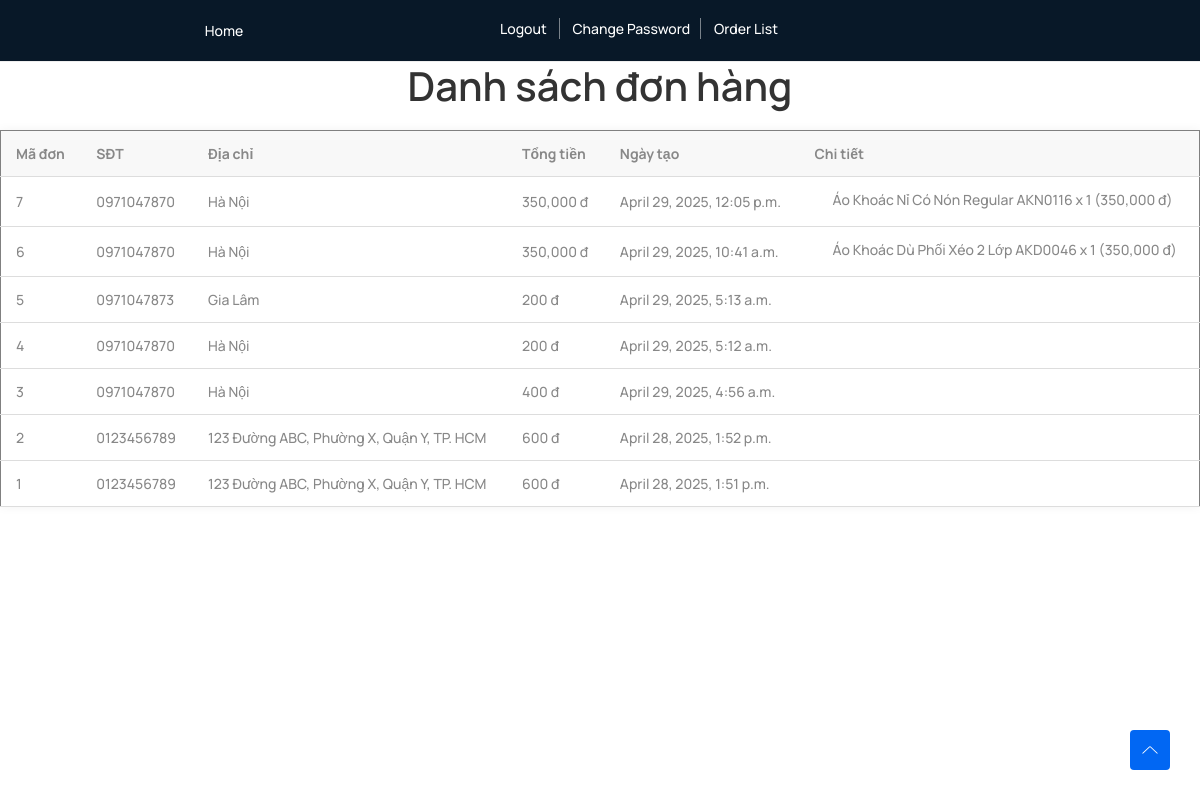
Page /orders/ (signed in) on the committed database.
### order/models.py (models this page shows, shortened)
class Order(models.Model):
    user = models.ForeignKey(User, on_delete=models.CASCADE)
    phone = models.CharField(max_length=10, null=False)
    address = models.CharField(max_length=100, null=False)
    total_price = models.DecimalField(max_digits=10, decimal_places=2, default=0)
    create_at = models.DateTimeField(auto_now_add=True)
    class Meta:
        db_table = 'order'

class OrderDetail(models.Model):
    order = models.ForeignKey(Order, related_name='details', on_delete=models.CASCADE)
    product = models.ForeignKey(Product, on_delete=models.CASCADE)
    quantity = models.IntegerField()
    price = models.DecimalField(max_digits=10, decimal_places=2)
    class Meta:
        db_table = 'order_detail'

### product/models.py (models this page shows, shortened)
class Product(models.Model):
    title = models.CharField(max_length=150)
    slug = models.SlugField(unique=True, blank=True)
    size = models.CharField(max_length=50)
    color = models.CharField(max_length=50)
    image = models.ImageField(upload_to='products/', null=True, blank=True)
    description = models.TextField()
    price = models.DecimalField(max_digits=10, decimal_places=2)
    stock = models.IntegerField(validators=[MinValueValidator(1)])
    category = models.ForeignKey(Category, on_delete=models.CASCADE)
    class Meta:
        db_table = 'product'

### views/views.py (the view)
# urls.py: path('orders/', order_list_view, name='order-list'),
@login_required
def order_list_view(request):
    if request.user.is_staff:
        orders = Order.objects.all().order_by('-create_at')
    else:
        orders = Order.objects.filter(user=request.user).order_by('-create_at')
    return render(request, 'order_list.html', {'orders': orders})

### views/templates/order_list.html (shortened to what this page needs)
{% load static %}
{% load humanize %}
<!DOCTYPE html>
<html class="no-js" lang="zxx">
<head>
    <link rel="stylesheet" href="{% static 'assets/css/bootstrap.min.css' %}" />
    <link rel="stylesheet" href="{% static 'assets/css/LineIcons.3.0.css' %}" />
    <link rel="stylesheet" href="{% static 'assets/css/tiny-slider.css' %}" />
    <link rel="stylesheet" href="{% static 'assets/css/glightbox.min.css' %}" />
    <link rel="stylesheet" href="{% static 'assets/css/main.css' %}" />
    <link rel="stylesheet" href="{% static 'assets/css/style.css' %}" />
    <link rel="stylesheet" href="{% static 'assets/css/login.css' %}" />
    <link rel="stylesheet" href="{% static 'assets/css/order.css' %}" />
</head>
<body>
    <header class="header navbar-area">
        <div class="topbar">
            <div class="container">
                <div class="row align-items-center">
                    <div class="col-lg-4 col-md-4 col-12">
                        <div class="top-middle">
                            <ul class="useful-links">
                                <li><a href="{% url 'index' %}">Home</a></li>
                            </ul>
                        </div>
                    </div>
                    <div class="col-lg-4 col-md-4 col-12">
                        <div class="top-end">
                            <ul class="user-login">
                                {% if user.is_authenticated %}
                                    <li>
                                        <a href="{% url 'logout' %}">Logout</a>
                                    </li>
                                    <li>
                                        <a href="{% url 'changepassword' %}">Change Password</a>
                                    </li>
                                    <li>
                                        <a href="{% url 'order-list' %}">Order List</a>
                                    </li>
                                {% endif %}
                            </ul>
                        </div>
                    </div>
                </div>
            </div>
        </div>
    </header>
    {% block content %}
    <h2>Danh sách đơn hàng</h2>
    <table border="1" cellpadding="10">
        <thead>
            <tr>
                <th>Mã đơn</th>
                <th>SĐT</th>
                <th>Địa chỉ</th>
                <th>Tổng tiền</th>
                <th>Ngày tạo</th>
                <th>Chi tiết</th>
            </tr>
        </thead>
        <tbody>
            {% for order in orders %}
            <tr>
                <td>{{ order.id }}</td>
                <td>{{ order.phone }}</td>
                <td>{{ order.address }}</td>
                <td>{{ order.total_price|floatformat:0|intcomma }} đ</td>
                <td>{{ order.create_at }}</td>
                <td>
                    <ul>
                        {% for item in order.details.all %}
                        <li>{{ item.product.title }} x {{ item.quantity }} ({{ item.price|floatformat:0|intcomma }} đ)</li>
                        {% endfor %}
                    </ul>
                </td>
            </tr>
            {% empty %}
            <tr><td colspan="6">Không có đơn hàng nào.</td></tr>
            {% endfor %}
        </tbody>
    </table>
    {% endblock %}
    <a href="#" class="scroll-top">
        <i class="lni lni-chevron-up"></i>
    </a>
</body>
</html>

### views/static/assets/css/order.css (style rules this page uses)
h2 { text-align: center; margin-bottom: 20px; color: #333; }
table { width: 100%; border-collapse: collapse; margin: 0 auto; background-color: #fff; box-shadow: 0 0 10px rgba(0,0,0,0.05); }
thead { background-color: #f8f8f8; }
th, td { padding: 12px 15px; text-align: left; border-bottom: 1px solid #ddd; }
ul { margin: 0; padding-left: 18px; }
li { margin-bottom: 4px; font-size: 14px; }

### rows in the picture
Order: id "7", phone "0971047870", address "Hà Nội", total_price "350,000", create_at "April 29, 2025, 12:05 p.m."
OrderDetail: product "Áo Khoác Nỉ Có Nón Regular AKN0116", quantity "1", price "350,000"
Order: id "6", phone "0971047870", address "Hà Nội", total_price "350,000", create_at "April 29, 2025, 10:41 a.m."
OrderDetail: product "Áo Khoác Dù Phối Xéo 2 Lớp AKD0046", quantity "1", price "350,000"
Order: id "5", phone "0971047873", address "Gia Lâm", total_price "200", create_at "April 29, 2025, 5:13 a.m."
Order: id "4", phone "0971047870", address "Hà Nội", total_price "200", create_at "April 29, 2025, 5:12 a.m."
Order: id "3", phone "0971047870", address "Hà Nội", total_price "400", create_at "April 29, 2025, 4:56 a.m."
Order: id "2", phone "0123456789", address "123 Đường ABC, Phường X, Quận Y, TP. HCM", total_price "600", create_at "April 28, 2025, 1:52 p.m."
Order: id "1", phone "0123456789", address "123 Đường ABC, Phường X, Quận Y, TP. HCM", total_price "600", create_at "April 28, 2025, 1:51 p.m."
